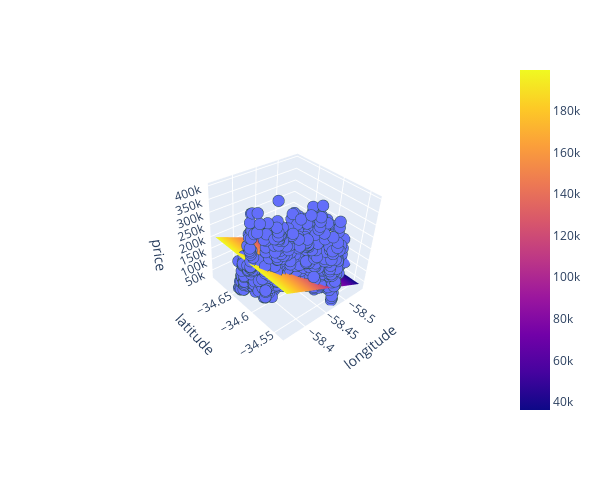

Notebook source saved alongside this figure:
### Code cell
fig = px.scatter_3d(
    df,
    x="lon",
    y="lat",
    z="price_aprox_usd",
    labels={"lon": "longitude", "lat": "latitude", "price_aprox_usd": "price"},
    width=600,
    height=500,
)

# Create x and y coordinates for model representation
x_plane = np.linspace(df["lon"].min(), df["lon"].max(), 10)
y_plane = np.linspace(df["lat"].min(), df["lat"].max(), 10)
xx, yy = np.meshgrid(x_plane, y_plane)

# Use model to predict z coordinates
z_plane = pipeline.predict(pd.DataFrame({"lat": y_plane, "lon": x_plane,}))
zz = np.tile(z_plane, (10, 1))

# Add plane to figure
fig.add_trace(go.Surface(x=xx, y=yy, z=zz))

# Refine formatting
fig.update_traces(
    marker={"size": 4, "line": {"width": 2, "color": "DarkSlateGrey"}},
    selector={"mode": "markers"},
)

# Display figure
fig.show()

### Figure 1 — Plotly figure (JSON) as saved in the notebook; plotly's stock layout.template omitted (floating-point values rounded to 4 significant figures; data arrays with more than 128 entries replaced by an {"elided": "..."} marker saying what was removed)
{"data": [{"hovertemplate": "longitude=%{x}<br>latitude=%{y}<br>price=%{z}<extra></extra>", "legendgroup": "", "marker": {"color": "#636efa", "line": {"color": "DarkSlateGrey", "width": 2}, "size": 4, "symbol": "circle"}, "mode": "markers", "name": "", "scene": "scene", "showlegend": false, "type": "scatter3d", "x": {"elided": "2658 float values"}, "y": {"elided": "2658 float values"}, "z": {"elided": "2658 float values"}}, {"type": "surface", "x": [[-58.54, -58.52, -58.5, -58.48, -58.46, -58.44, -58.42, -58.4, -58.38, -58.36], [-58.54, -58.52, -58.5, -58.48, -58.46, -58.44, -58.42, -58.4, -58.38, -58.36], [-58.54, -58.52, -58.5, -58.48, -58.46, -58.44, -58.42, -58.4, -58.38, -58.36], [-58.54, -58.52, -58.5, -58.48, -58.46, -58.44, -58.42, -58.4, -58.38, -58.36], [-58.54, -58.52, -58.5, -58.48, -58.46, -58.44, -58.42, -58.4, -58.38, -58.36], [-58.54, -58.52, -58.5, -58.48, -58.46, -58.44, -58.42, -58.4, -58.38, -58.36], [-58.54, -58.52, -58.5, -58.48, -58.46, -58.44, -58.42, -58.4, -58.38, -58.36], [-58.54, -58.52, -58.5, -58.48, -58.46, -58.44, -58.42, -58.4, -58.38, -58.36], [-58.54, -58.52, -58.5, -58.48, -58.46, -58.44, -58.42, -58.4, -58.38, -58.36], [-58.54, -58.52, -58.5, -58.48, -58.46, -58.44, -58.42, -58.4, -58.38, -58.36]], "y": [[-34.69, -34.69, -34.69, -34.69, -34.69, -34.69, -34.69, -34.69, -34.69, -34.69], [-34.68, -34.68, -34.68, -34.68, -34.68, -34.68, -34.68, -34.68, -34.68, -34.68], [-34.66, -34.66, -34.66, -34.66, -34.66, -34.66, -34.66, -34.66, -34.66, -34.66], [-34.64, -34.64, -34.64, -34.64, -34.64, -34.64, -34.64, -34.64, -34.64, -34.64], [-34.62, -34.62, -34.62, -34.62, -34.62, -34.62, -34.62, -34.62, -34.62, -34.62], [-34.61, -34.61, -34.61, -34.61, -34.61, -34.61, -34.61, -34.61, -34.61, -34.61], [-34.59, -34.59, -34.59, -34.59, -34.59, -34.59, -34.59, -34.59, -34.59, -34.59], [-34.57, -34.57, -34.57, -34.57, -34.57, -34.57, -34.57, -34.57, -34.57, -34.57], [-34.55, -34.55, -34.55, -34.55, -34.55, -34.55, -34.55, -34.55, -34.55, -34.55], [-34.54, -34.54, -34.54, -34.54, -34.54, -34.54, -34.54, -34.54, -34.54, -34.54]], "z": [[36190.0, 54360.0, 72520.0, 90680.0, 108800.0, 127000.0, 145200.0, 163300.0, 181500.0, 199700.0], [36190.0, 54360.0, 72520.0, 90680.0, 108800.0, 127000.0, 145200.0, 163300.0, 181500.0, 199700.0], [36190.0, 54360.0, 72520.0, 90680.0, 108800.0, 127000.0, 145200.0, 163300.0, 181500.0, 199700.0], [36190.0, 54360.0, 72520.0, 90680.0, 108800.0, 127000.0, 145200.0, 163300.0, 181500.0, 199700.0], [36190.0, 54360.0, 72520.0, 90680.0, 108800.0, 127000.0, 145200.0, 163300.0, 181500.0, 199700.0], [36190.0, 54360.0, 72520.0, 90680.0, 108800.0, 127000.0, 145200.0, 163300.0, 181500.0, 199700.0], [36190.0, 54360.0, 72520.0, 90680.0, 108800.0, 127000.0, 145200.0, 163300.0, 181500.0, 199700.0], [36190.0, 54360.0, 72520.0, 90680.0, 108800.0, 127000.0, 145200.0, 163300.0, 181500.0, 199700.0], [36190.0, 54360.0, 72520.0, 90680.0, 108800.0, 127000.0, 145200.0, 163300.0, 181500.0, 199700.0], [36190.0, 54360.0, 72520.0, 90680.0, 108800.0, 127000.0, 145200.0, 163300.0, 181500.0, 199700.0]]}], "layout": {"height": 500, "legend": {"tracegroupgap": 0}, "margin": {"t": 60}, "scene": {"aspectmode": "auto", "aspectratio": {"x": 1, "y": 1, "z": 1}, "camera": {"center": {"x": 0, "y": 0, "z": 0}, "eye": {"x": 2.199, "y": 2.199, "z": 2.199}, "projection": {"type": "perspective"}, "up": {"x": 0.04501, "y": -0.04307, "z": 0.9981}}, "domain": {"x": [0, 1], "y": [0, 1]}, "xaxis": {"title": {"text": "longitude"}, "type": "linear"}, "yaxis": {"title": {"text": "latitude"}, "type": "linear"}, "zaxis": {"title": {"text": "price"}, "type": "linear"}}, "width": 600}}
